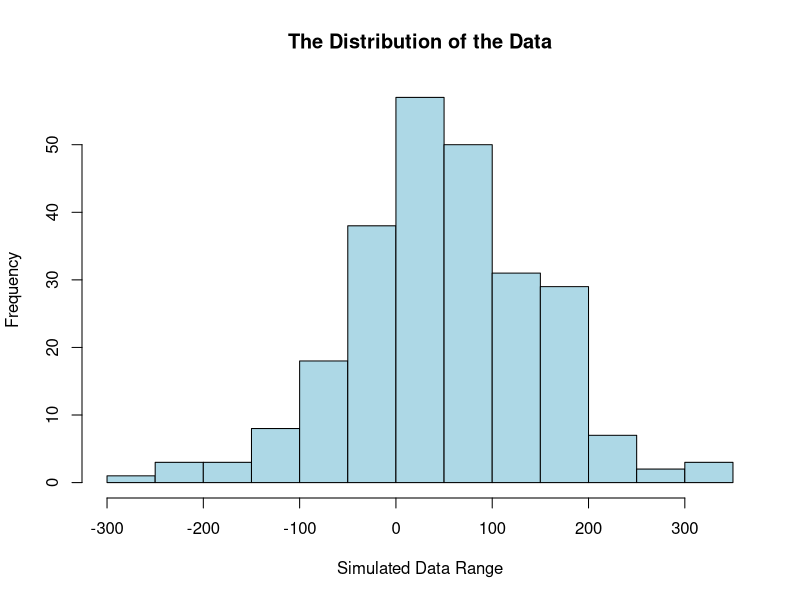
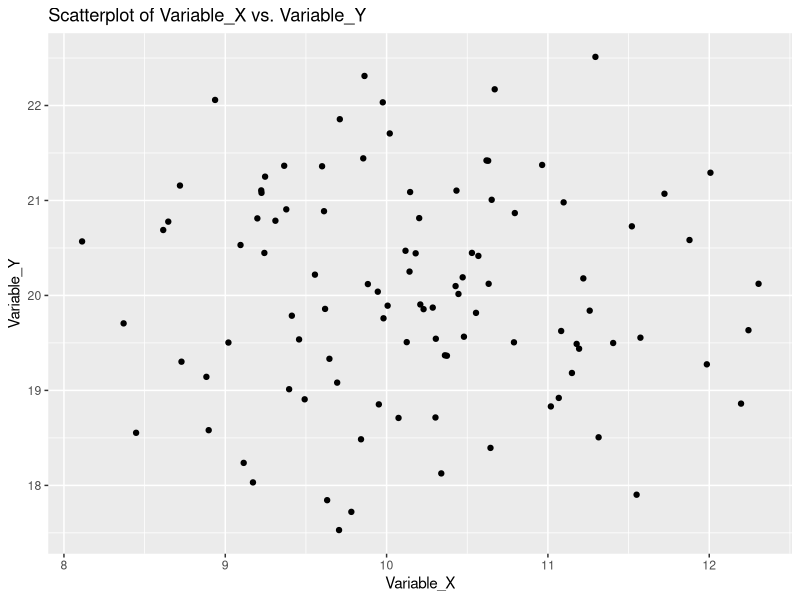

Write R code to recreate these figures, in order.
## ---- chunk 1
knitr::opts_chunk$set(echo = TRUE)
## ---- chunk 2
# FUNCTION: analyze_data()
# Generate a random normal distribution of a single variable and creates a histogram
# Input: Size, Mean, Variance
# Output: Histogram and Summary Statistic
#---------------------------------------------------------------------
# Preliminaries
library(tidyverse)

#---------------------------------------------------------------------
# Anotated Function

analyze_data <- function(size=250,mean=50,var=10) {
  if(size < 1) {
    return("Size must be greater than one")
  } # end of size<1 if
  
    sim_ID <- runif(1:size)
    sim_data <- rnorm(n=size,mean=mean,sd=var^2)
    sim_df <- data.frame(sim_ID, sim_data)
    
  hist <- hist(x=sim_df$sim_data,
     col = "lightblue",
     main = paste("The Distribution of the Data"),
     xlab= "Simulated Data Range")

  ANOVA <- summary(aov(sim_data ~ sim_ID, data = sim_df))

  return(ANOVA)
}

analyze_data()

## ---- chunk 3
# FUNCTIONL: analyze_scatter()
# Generate two sets of normal data and generate a scatter plot and report the slope of the line of best fit and p-value
# Input: Size, Mean1, Mean2
# Output: Scatter Plot & Slope of Line of Best Fit
#---------------------------------------------------------------------
# Preliminaries
library(ggplot2)

#---------------------------------------------------------------------
# Anotated Function

analyze_scatter <- function(size=100,mean1=10, mean2=20) {
  if(size < 1) {
    return("Size must be greater than one")
  } # end of size<1 if
    
    sim.df <- data.frame(rnorm(n=size, mean=mean1),
                         rnorm(n=size, mean=mean2))
    names(sim.df)[1] <- "VarX"
    names(sim.df)[2] <- "VarY"
    
    scatter <- ggplot2::qplot(x=sim.df$VarX,y=sim.df$VarY, 
                              xlab = "Variable_X",
                              ylab = "Variable_Y",
                              main = "Scatterplot of Variable_X vs. Variable_Y")
    
    regression <- lm(sim.df$VarY~sim.df$VarX)
    analysis <- c(slope=summary(regression)$coefficients[2,1],
                pval=summary(regression)$coefficients[2,4])
  
  plot(scatter)
  return(analysis)
}

analyze_scatter()

